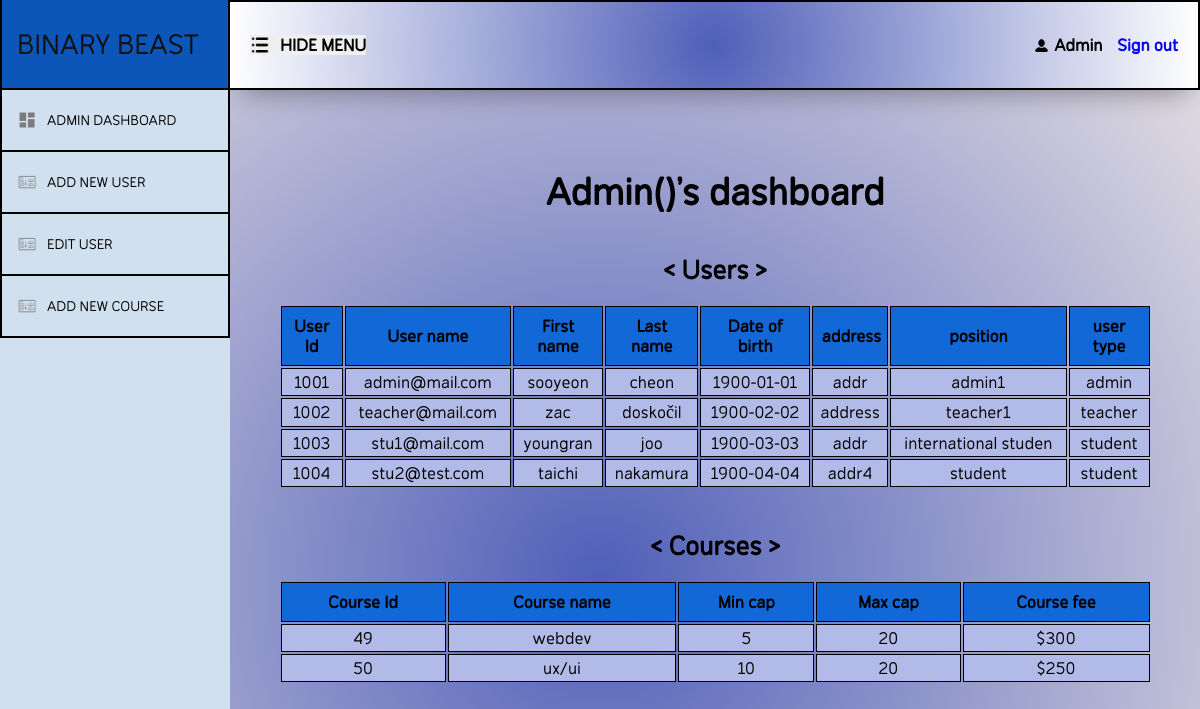
The app's page /BinaryBeast/admin/admin_index.php with its own data.
### tables this page shows
CREATE TABLE `users_tb` (
  `user_id` int(11) NOT NULL,
  `email` varchar(50) NOT NULL,
  `password` varchar(50) NOT NULL,
  `fname` varchar(50) NOT NULL,
  `lname` varchar(50) NOT NULL,
  `dob` date NOT NULL,
  `address` varchar(200) NOT NULL,
  `position` varchar(20) NOT NULL,
  `salt` varchar(20) NOT NULL,
  `user_type` varchar(10) NOT NULL
);

CREATE TABLE `course_tb` (
  `course_id` int(11) NOT NULL,
  `course_name` varchar(50) NOT NULL,
  `min_cap` tinyint(4) NOT NULL,
  `max_cap` tinyint(4) NOT NULL,
  `teacher_id` int(11) NOT NULL,
  `teacher_fname` varchar(30) NOT NULL,
  `course_fee` float NOT NULL
);

### BinaryBeast/admin/admin_main.php (the view, shortened to what this page needs)
<?php
$servername = 'localhost';
$username = 'root';
$password = '';
$database = 'education';
$dbcon = new mysqli($servername, $username, $password, $database);
?>
<!DOCTYPE html>
<html lang="en">
<head>
</head>
<body>
<div class="title">Admin(<?php echo $adminname ?>)'s dashboard</div>
<div class="sub_title">< Users ></div>
    <table>
        <tr>
            <th>User Id</th>
            <th>User name</th>
            <th>First name</th>
            <th>Last name</th>
            <th>Date of birth</th>
            <th>address</th>
            <th>position</th>
            <th>user type</th>
        </tr>
        <?php
        $sql_cmd = "SELECT * FROM `users_tb` ";
        $result = $dbcon->query($sql_cmd);
        while ($row = $result->fetch_assoc()) {
            echo "<tr><td>" . $row['user_id'] . "</td><td>" . $row['email'] . "</td><td>" . $row['fname'] . "</td><td>" . $row['lname'] . "</td><td>" . $row['dob'] . "</td><td>" . $row['address'] . "</td><td>" . $row['position'] . "</td><td>" . $row['user_type'] . "</td></tr>";
        }
        ?>
    </table>
    <div class="sub_title">< Courses ></div>
    <table>
        <tr>
            <th>Course Id</th>
            <th>Course name</th>
            <th>Min cap</th>
            <th>Max cap</th>
            <th>Course fee</th>
        </tr>
        <?php
        $sql_cmd = "SELECT * FROM `course_tb` ";
        $result = $dbcon->query($sql_cmd);
        while ($row = $result->fetch_assoc()) {
            echo "<tr><td>" . $row['course_id'] . "</td><td>" . $row['course_name'] . "</td><td>" . $row['min_cap'] . "</td><td>" . $row['max_cap'] . "</td><td>$" . $row['course_fee'] . "</td></tr>";
        }
        ?>
    </table>
</body>
</html>

### BinaryBeast/admin/admin_index.php (shortened to what this page needs)
<!DOCTYPE html>
<html lang="en">
<head>
  <link rel="stylesheet" href="../indexStyles.css" />
</head>
<body>
  <div id="leftSideMenu">
    <nav class="leftSideNav">
    <button type="button" class="navLink" id="logo">BINARY BEAST</button>
      <a href="<?php echo $_SERVER['PHP_SELF'] . '?addr=admin_main' ?>" class="navLink" role="tab" aria-selected="true" id="showDashboard">
        <img src="../icons/dashboard.png" class="menuIcon" />
        ADMIN DASHBOARD
      </a>
      <a href="<?php echo $_SERVER['PHP_SELF'] . '?addr=user_register' ?>" class="navLink" role="tab" aria-selected="true" id="showDashboard">
        <img src="../icons/uiElements.png" class="menuIcon" />
        ADD NEW USER
      </a>
      <a href="<?php echo $_SERVER['PHP_SELF'] . '?addr=edit_user' ?>" class="navLink" role="tab" aria-selected="false" id="showUiElements">
        <img src="../icons/uiElements.png" class="menuIcon" />EDIT USER </a>
      <a href="<?php echo $_SERVER['PHP_SELF'] . '?addr=course_register' ?>" class="navLink" role="tab" aria-selected="false" id="showTabsPanel">
        <img src="../icons/uiElements.png" class="menuIcon" />ADD NEW COURSE </a>
    </nav>
  </div>
  <div id="mainContainer" class="tabs">
    <nav class="topNav">
      <button type="button" class="hideShowLeftMenu" id="hideShowBtn">
        <img src="../icons/hamburger.png" id="burger" />
        <p id="showOrHide">HIDE MENU</p>
      </button>
      <button type="button" class="activeUser" id="username">
        <img src="../icons/user.png" id="userIcon" />
        Admin
        <a class="link" href="<?php echo $_SERVER['PHP_SELF'].'?signout=1' ?>">Sign out</a>
      </button>
    </nav>
    <section class="dashboardMain">
      <div class="insideWrapper">
        <?php
        if ($_SERVER['REQUEST_METHOD'] == 'GET' || $_SERVER['REQUEST_METHOD'] == 'POST') {
          include('./' . $_GET['addr'] . '.php');
        }
        ?>
      </div>
    </section>
  </div>
</body>
</html>

### BinaryBeast/indexStyles.css (style rules this page uses)
* { margin: 0; padding: 0; text-decoration: none; border: none; box-sizing: border-box; font-family: "simvoni"; font-size: large; }
th { padding: 1%; background-color: rgb(19, 104, 216); border: 1px solid black; }
td { background-color: rgb(178, 187, 231); text-align: center; padding: 3px; border: 1px solid black; }
table { width: 90%; margin-top: 2%; }
body { width: 100%; height: 100vh; max-width: 100vw; display: flex; align-items: flex-start; background: radial-gradient( circle, rgba(79, 95, 184, 1) 0%, rgba(235, 228, 229, 1) 100% ); }
#leftSideMenu { display: block; transition: all 2s ease-in; }
.leftSideNav { width: 230px; height: 100vh; background: #d1e0ee; display: flex; flex-direction: column; justify-content: flex-start; align-items: flex-start; }
.navLink { padding: 20px 0; font-size: 15px; color: #0000005b; width: 100%; text-align: left; border-bottom: 1px solid #ffffff5b; padding-left: 15px; display: flex; align-items: Center; border: 2px solid black; border-top: none; color: black; border: 2px 2px solid black; }
.navLink img { padding-right: 10px; width: 100%; max-width: 30px; }
#logo { background-color: rgb(11, 86, 184); font-size: 30px; color: rgb(17, 17, 17); height: 90px; border: 2px solid black; border-top: none; text-align: center; }
#mainContainer { width: 100%; height: 100vh; box-sizing: border-box; overflow: scroll; }
.topNav { width: 100%; height: 90px; background-color: white; color: black; display: flex; justify-content: space-between; align-items: center; padding: 0px 20px; border-bottom: 1px solid lightgray; -webkit-box-shadow: 0px 13px 28px -11px rgba(0, 0, 0, 0.37); box-shadow: 0px 13px 28px -11px rgba(0, 0, 0, 0.37); background: rgb(58, 121, 180); background: radial-gradient( circle, rgba(79, 95, 184, 1) 0%, rgb(255, 255, 255) 100% ); border: 2px solid black; border-left: none; }
.hideShowLeftMenu img { width: 20px; margin-right: 10px; }
#hideShowBtn { font-weight: 700; display: flex; justify-content: center; align-items: center; }
#userIcon { width: 15px; margin-right: 5px; }
#username { font-weight: 700; display: flex; align-items: center; justify-content: center; }
.dashboardMain { width: 100%; height: 100vh; justify-content: center; align-items: Center; }
.insideWrapper { width: 100%; height: 100vh; display: flex; flex-direction: column; justify-content: flex-start; align-items: center; box-sizing: border-box; overflow: scroll; }
.activeUser { background: none; }
.title { margin-top: 2em; font-size: 40px; font-weight: bold; }
.sub_title { margin-top: 1.5em; font-size: 28px; font-weight: bold; }
.link { margin-left: 15px; }

### records on screen
users_tb: user_id "1001", email "admin@mail.com", fname "sooyeon", lname "cheon", dob "1900-01-01", address "addr", position "admin1", user_type "admin"
users_tb: user_id "1002", email "teacher@mail.com", fname "zac", lname "doskočil", dob "1900-02-02", address "address", position "teacher1", user_type "teacher"
users_tb: user_id "1003", email "stu1@mail.com", fname "youngran", lname "joo", dob "1900-03-03", address "addr", position "international studen", user_type "student"
users_tb: user_id "1004", email "stu2@test.com", fname "taichi", lname "nakamura", dob "1900-04-04", address "addr4", position "student", user_type "student"
course_tb: course_id "49", course_name "webdev", min_cap "5", max_cap "20", course_fee "300"
course_tb: course_id "50", course_name "ux/ui", min_cap "10", max_cap "20", course_fee "250"
